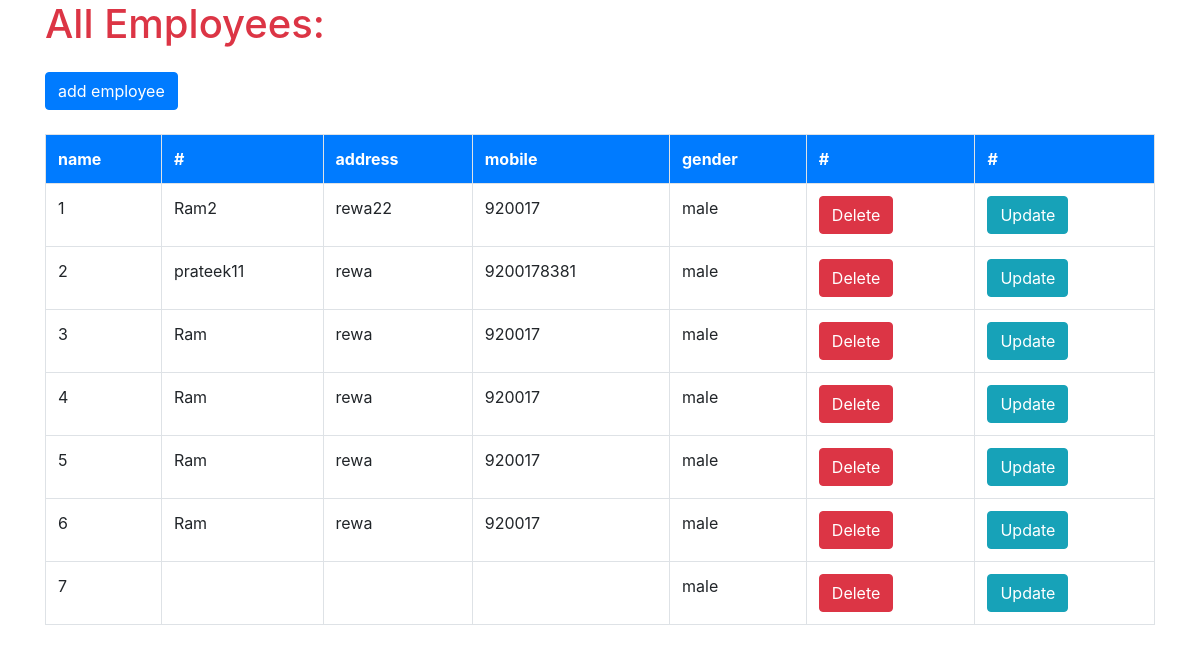
The page / on the database its author committed.
### employee/models.py (models this page shows)
class Customer(models.Model):
    name=models.CharField(max_length=100)
    address=models.TextField()
    mobile=models.CharField(max_length=12)
    gender=models.CharField(max_length=10)

### employee/views.py (the view)
# urls.py: path('',index, name="index"),
def index(request):
    show=Customer.objects.filter()
    con={
        'show':show
    }
    return render(request,'index.html',con)

### employee/templates/index.html (shortened to what this page needs)
<!DOCTYPE html>
<html lang="en">
<head>
  <link rel="stylesheet" href="https://maxcdn.bootstrapcdn.com/bootstrap/4.5.2/css/bootstrap.min.css">
</head>
<body>
<div class="container">
    <h1 class="text-danger">All Employees:</h1>
    <div class="my-4">
        <a href="/adde/" class="btn btn-primary">add employee</a>
    </div>
<table border="1" class="table table-bordered">
    <tr class="bg-primary text-white">
        <th>name</th>
        <th>#</th>
        <th>address</th>
        <th>mobile</th>
        <th>gender</th>
        <th>#</th>
        <th>#</th>
    </tr>
{% for i in show%}
    <tr>
        <td>{{forloop.counter}}</td>
        <td>{{i.name}}</td>
        <td>{{i.address}}</td>
        <td>{{i.mobile}}</td>
        <td>{{i.gender}}</td>
        <td><a href="{% url 'delete' i.id %}" class="btn btn-danger">Delete</a> </td>
        <td><a href="{% url 'update' i.id %}" class="btn btn-info">Update </a> </td>
    </tr>
    {% endfor %}
</table>
    </div>
</body>
</html>

### rows shown on the page
Customer: name "Ram2", address "rewa22", mobile "920017", gender "male"
Customer: name "prateek11", address "rewa", mobile "9200178381", gender "male"
Customer: name "Ram", address "rewa", mobile "920017", gender "male"
Customer: name "Ram", address "rewa", mobile "920017", gender "male"
Customer: name "Ram", address "rewa", mobile "920017", gender "male"
Customer: name "Ram", address "rewa", mobile "920017", gender "male"
Customer: gender "male"
